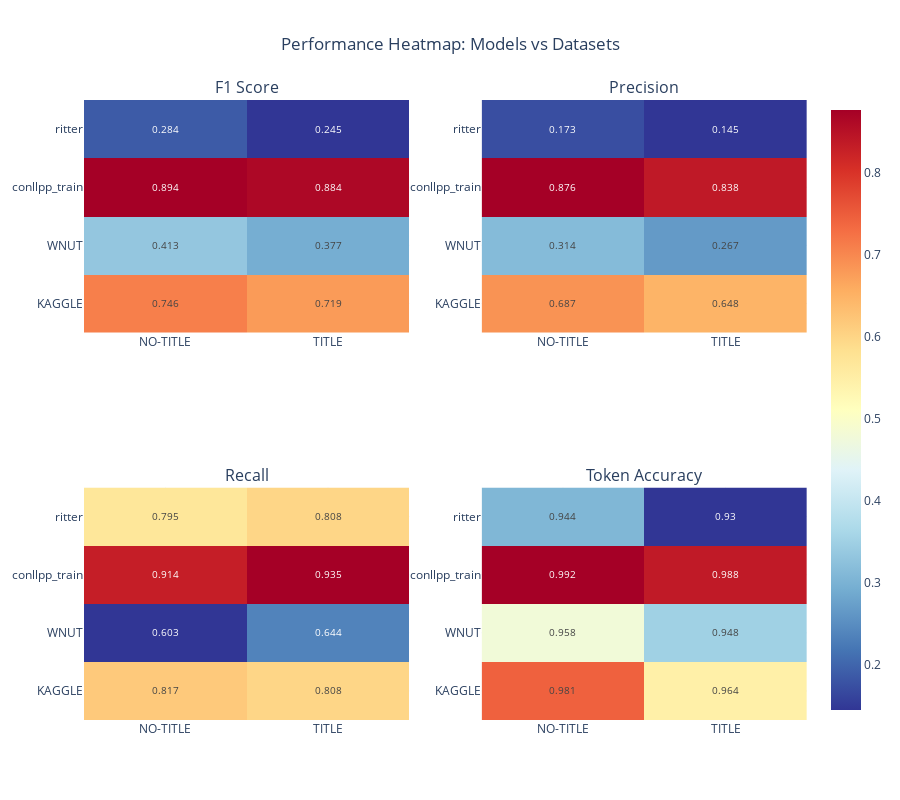

The code cell stored with this chart in its notebook:
### Code cell
# 6. Dataset-specific Performance Heatmap
def create_performance_heatmap():
    """Create a heatmap showing performance across datasets and models."""
    
    # Pivot the data for heatmap
    metrics = ['person_f1', 'person_precision', 'person_recall', 'token_accuracy']
    
    fig = make_subplots(
        rows=2, cols=2,
        subplot_titles=('F1 Score', 'Precision', 'Recall', 'Token Accuracy'),
        specs=[[{"type": "heatmap"}, {"type": "heatmap"}],
               [{"type": "heatmap"}, {"type": "heatmap"}]]
    )
    
    positions = [(1, 1), (1, 2), (2, 1), (2, 2)]
    
    for metric, (row, col) in zip(metrics, positions):
        # Create pivot table
        pivot_data = df_results.pivot(index='dataset', columns='model_type', values=metric)
        
        fig.add_trace(
            go.Heatmap(
                z=pivot_data.values,
                x=pivot_data.columns,
                y=pivot_data.index,
                colorscale='RdYlBu_r',
                showscale=(row == 1 and col == 2),
                text=np.round(pivot_data.values, 3),
                texttemplate="%{text}",
                textfont={"size": 10}
            ),
            row=row, col=col
        )
    
    fig.update_layout(
        height=800,
        title_text="Performance Heatmap: Models vs Datasets",
        title_x=0.5,
        template="plotly_white"
    )
    
    return fig

heatmap_fig = create_performance_heatmap()
heatmap_fig.show()

# Save the chart
heatmap_fig.write_html(CHARTS_PATH / f"performance_heatmap_{results_timestamp}.html")
heatmap_fig.write_image(CHARTS_PATH / f"performance_heatmap_{results_timestamp}.png", width=1200, height=800)
print("✅ Performance heatmap saved!")

### Figure 1 — Plotly figure (JSON) as saved in the notebook; plotly's stock layout.template omitted (floating-point values rounded to 4 significant figures)
{"data": [{"colorscale": [[0, "rgb(49,54,149)"], [0.1, "rgb(69,117,180)"], [0.2, "rgb(116,173,209)"], [0.3, "rgb(171,217,233)"], [0.4, "rgb(224,243,248)"], [0.5, "rgb(255,255,191)"], [0.6, "rgb(254,224,144)"], [0.7, "rgb(253,174,97)"], [0.8, "rgb(244,109,67)"], [0.9, "rgb(215,48,39)"], [1, "rgb(165,0,38)"]], "showscale": false, "text": [[0.746, 0.719], [0.413, 0.377], [0.894, 0.884], [0.284, 0.245]], "textfont": {"size": 10}, "texttemplate": "%{text}", "type": "heatmap", "x": ["NO-TITLE", "TITLE"], "xaxis": "x", "y": ["KAGGLE", "WNUT", "conllpp_train", "ritter"], "yaxis": "y", "z": [[0.7465, 0.7191], [0.4127, 0.3771], [0.8945, 0.8838], [0.2836, 0.2453]]}, {"colorscale": [[0, "rgb(49,54,149)"], [0.1, "rgb(69,117,180)"], [0.2, "rgb(116,173,209)"], [0.3, "rgb(171,217,233)"], [0.4, "rgb(224,243,248)"], [0.5, "rgb(255,255,191)"], [0.6, "rgb(254,224,144)"], [0.7, "rgb(253,174,97)"], [0.8, "rgb(244,109,67)"], [0.9, "rgb(215,48,39)"], [1, "rgb(165,0,38)"]], "showscale": true, "text": [[0.687, 0.648], [0.314, 0.267], [0.876, 0.838], [0.173, 0.145]], "textfont": {"size": 10}, "texttemplate": "%{text}", "type": "heatmap", "x": ["NO-TITLE", "TITLE"], "xaxis": "x2", "y": ["KAGGLE", "WNUT", "conllpp_train", "ritter"], "yaxis": "y2", "z": [[0.6872, 0.6478], [0.3139, 0.2666], [0.8761, 0.8382], [0.1726, 0.1446]]}, {"colorscale": [[0, "rgb(49,54,149)"], [0.1, "rgb(69,117,180)"], [0.2, "rgb(116,173,209)"], [0.3, "rgb(171,217,233)"], [0.4, "rgb(224,243,248)"], [0.5, "rgb(255,255,191)"], [0.6, "rgb(254,224,144)"], [0.7, "rgb(253,174,97)"], [0.8, "rgb(244,109,67)"], [0.9, "rgb(215,48,39)"], [1, "rgb(165,0,38)"]], "showscale": false, "text": [[0.817, 0.808], [0.603, 0.644], [0.914, 0.935], [0.795, 0.808]], "textfont": {"size": 10}, "texttemplate": "%{text}", "type": "heatmap", "x": ["NO-TITLE", "TITLE"], "xaxis": "x3", "y": ["KAGGLE", "WNUT", "conllpp_train", "ritter"], "yaxis": "y3", "z": [[0.8169, 0.8081], [0.6026, 0.6442], [0.9136, 0.9346], [0.7945, 0.8082]]}, {"colorscale": [[0, "rgb(49,54,149)"], [0.1, "rgb(69,117,180)"], [0.2, "rgb(116,173,209)"], [0.3, "rgb(171,217,233)"], [0.4, "rgb(224,243,248)"], [0.5, "rgb(255,255,191)"], [0.6, "rgb(254,224,144)"], [0.7, "rgb(253,174,97)"], [0.8, "rgb(244,109,67)"], [0.9, "rgb(215,48,39)"], [1, "rgb(165,0,38)"]], "showscale": false, "text": [[0.981, 0.964], [0.958, 0.948], [0.992, 0.988], [0.944, 0.93]], "textfont": {"size": 10}, "texttemplate": "%{text}", "type": "heatmap", "x": ["NO-TITLE", "TITLE"], "xaxis": "x4", "y": ["KAGGLE", "WNUT", "conllpp_train", "ritter"], "yaxis": "y4", "z": [[0.9807, 0.9642], [0.9584, 0.9477], [0.9918, 0.9884], [0.9441, 0.9305]]}], "layout": {"annotations": [{"font": {"size": 16}, "showarrow": false, "text": "F1 Score", "x": 0.225, "xanchor": "center", "xref": "paper", "y": 1, "yanchor": "bottom", "yref": "paper"}, {"font": {"size": 16}, "showarrow": false, "text": "Precision", "x": 0.775, "xanchor": "center", "xref": "paper", "y": 1, "yanchor": "bottom", "yref": "paper"}, {"font": {"size": 16}, "showarrow": false, "text": "Recall", "x": 0.225, "xanchor": "center", "xref": "paper", "y": 0.375, "yanchor": "bottom", "yref": "paper"}, {"font": {"size": 16}, "showarrow": false, "text": "Token Accuracy", "x": 0.775, "xanchor": "center", "xref": "paper", "y": 0.375, "yanchor": "bottom", "yref": "paper"}], "height": 800, "title": {"text": "Performance Heatmap: Models vs Datasets", "x": 0.5}, "xaxis": {"anchor": "y", "domain": [0, 0.45]}, "xaxis2": {"anchor": "y2", "domain": [0.55, 1]}, "xaxis3": {"anchor": "y3", "domain": [0, 0.45]}, "xaxis4": {"anchor": "y4", "domain": [0.55, 1]}, "yaxis": {"anchor": "x", "domain": [0.625, 1]}, "yaxis2": {"anchor": "x2", "domain": [0.625, 1]}, "yaxis3": {"anchor": "x3", "domain": [0, 0.375]}, "yaxis4": {"anchor": "x4", "domain": [0, 0.375]}}}
